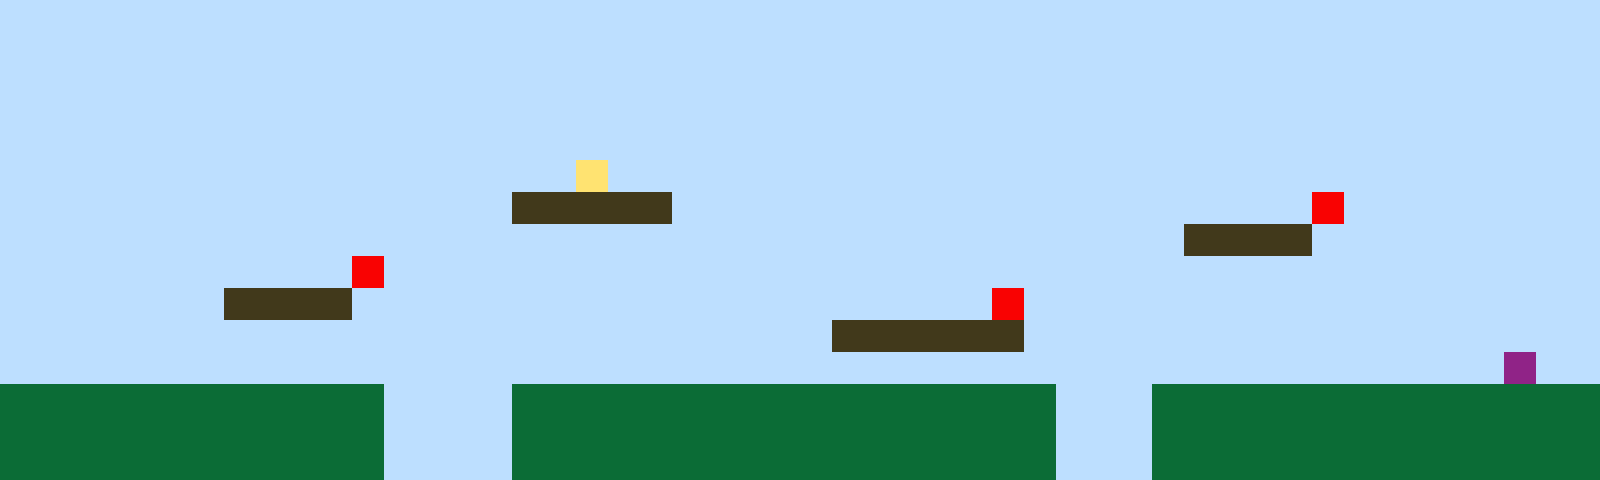

Rendered tile map (Tiled .tmx) drawn with the repository's tilesets; below, a short description and the full map source, tile grids included:
An orthogonal 50x15 tile map with 32x32 px tiles, 1 tile layer (Tile Layer 1).

<map version="1.10" tiledversion="1.11.2" orientation="orthogonal" renderorder="right-up" width="50" height="15" tilewidth="32" tileheight="32" infinite="0" nextlayerid="2" nextobjectid="1"><editorsettings><export target="map1.csv" format="csv" /></editorsettings><tileset firstgid="1" name="sprites" tilewidth="32" tileheight="32" tilecount="6" columns="3"><image source="sprites.png" width="96" height="64" /></tileset><layer id="1" name="Tile Layer 1" width="50" height="15"><data encoding="csv">1,1,1,1,1,1,1,1,1,1,1,1,1,1,1,1,1,1,1,1,1,1,1,1,1,1,1,1,1,1,1,1,1,1,1,1,1,1,1,1,1,1,1,1,1,1,1,1,1,1,1,1,1,1,1,1,1,1,1,1,1,1,1,1,1,1,1,1,1,1,1,1,1,1,1,1,1,1,1,1,1,1,1,1,1,1,1,1,1,1,1,1,1,1,1,1,1,1,1,1,1,1,1,1,1,1,1,1,1,1,1,1,1,1,1,1,1,1,1,1,1,1,1,1,1,1,1,1,1,1,1,1,1,1,1,1,1,1,1,1,1,1,1,1,1,1,1,1,1,1,1,1,1,1,1,1,1,1,1,1,1,1,1,1,1,1,1,1,1,1,1,1,1,1,1,1,1,1,1,1,1,1,1,1,1,1,1,1,1,1,1,1,1,1,1,1,1,1,1,1,1,1,1,1,1,1,1,1,1,1,1,1,1,1,1,1,1,1,1,1,1,1,1,1,1,1,1,1,1,1,1,1,1,1,1,1,1,1,1,1,1,1,1,1,1,1,1,1,1,1,1,1,1,1,1,1,1,1,1,1,1,1,1,1,1,1,1,1,4,1,1,1,1,1,1,1,1,1,1,1,1,1,1,1,1,1,1,1,1,1,1,1,1,1,1,1,1,1,1,1,1,1,1,1,1,1,1,1,1,1,1,1,1,1,1,1,3,3,3,3,3,1,1,1,1,1,1,1,1,1,1,1,1,1,1,1,1,1,1,1,1,5,1,1,1,1,1,1,1,1,1,1,1,1,1,1,1,1,1,1,1,1,1,1,1,1,1,1,1,1,1,1,1,1,1,1,1,1,1,1,1,1,1,1,1,1,1,3,3,3,3,1,1,1,1,1,1,1,1,1,1,1,1,1,1,1,1,1,1,1,1,5,1,1,1,1,1,1,1,1,1,1,1,1,1,1,1,1,1,1,1,1,1,1,1,1,1,1,1,1,1,1,1,1,1,1,1,1,1,1,1,1,1,1,1,1,1,3,3,3,3,1,1,1,1,1,1,1,1,1,1,1,1,1,1,1,1,1,1,1,1,5,1,1,1,1,1,1,1,1,1,1,1,1,1,1,1,1,1,1,1,1,1,1,1,1,1,1,1,1,1,1,1,1,1,1,1,1,1,1,1,1,1,1,1,1,3,3,3,3,3,3,1,1,1,1,1,1,1,1,1,1,1,1,1,1,1,1,1,1,1,1,1,1,1,1,1,1,1,1,1,1,1,1,1,1,1,1,1,1,1,1,1,1,1,1,1,1,1,1,1,1,1,1,1,1,1,1,1,1,1,1,1,1,1,1,1,6,1,1,2,2,2,2,2,2,2,2,2,2,2,2,1,1,1,1,2,2,2,2,2,2,2,2,2,2,2,2,2,2,2,2,2,1,1,1,2,2,2,2,2,2,2,2,2,2,2,2,2,2,2,2,2,2,2,2,2,2,2,2,2,2,1,1,1,1,2,2,2,2,2,2,2,2,2,2,2,2,2,2,2,2,2,1,1,1,2,2,2,2,2,2,2,2,2,2,2,2,2,2,2,2,2,2,2,2,2,2,2,2,2,2,1,1,1,1,2,2,2,2,2,2,2,2,2,2,2,2,2,2,2,2,2,1,1,1,2,2,2,2,2,2,2,2,2,2,2,2,2,2</data></layer></map>
